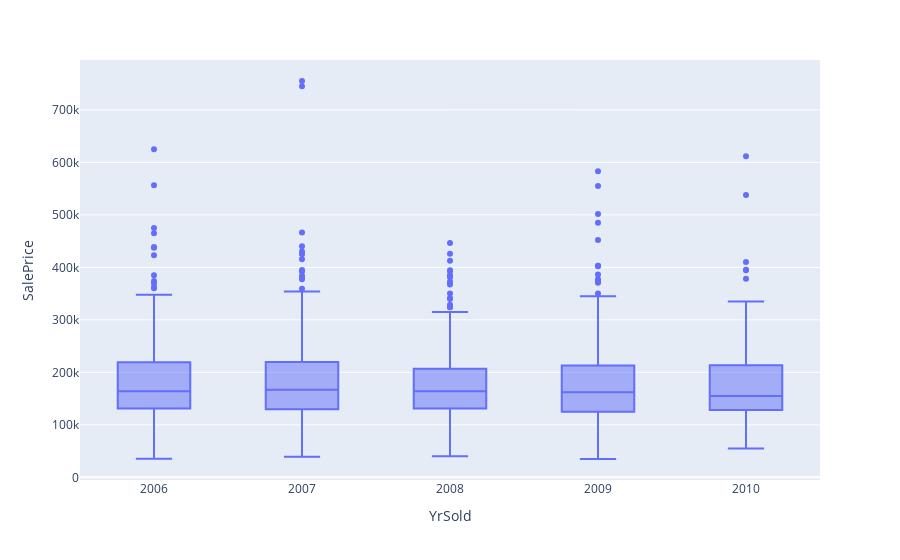

Notebook code cell kept with this figure:
### Code cell
fig = px.box(a, x='YrSold',y='SalePrice')
fig.show()

### Figure 1 — Plotly figure (JSON) as saved in the notebook; plotly's stock layout.template omitted (floating-point values rounded to 4 significant figures; data arrays with more than 128 entries replaced by an {"elided": "..."} marker saying what was removed)
{"data": [{"alignmentgroup": "True", "hovertemplate": "YrSold=%{x}<br>SalePrice=%{y}<extra></extra>", "legendgroup": "", "marker": {"color": "#636efa"}, "name": "", "notched": false, "offsetgroup": "", "orientation": "v", "showlegend": false, "type": "box", "x": {"elided": "1460 int values"}, "x0": " ", "xaxis": "x", "y": {"elided": "1460 int values"}, "y0": " ", "yaxis": "y"}], "layout": {"boxmode": "group", "legend": {"tracegroupgap": 0}, "margin": {"t": 60}, "xaxis": {"anchor": "y", "domain": [0, 1], "title": {"text": "YrSold"}}, "yaxis": {"anchor": "x", "domain": [0, 1], "title": {"text": "SalePrice"}}}}
